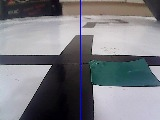
#> input picture rpi/desktop/roboliga/IMG-20240913-WA0082.jpg, 160 x 120 px, found by its file name
$ python test_camera.py
#> lines starting #> are read from the running program, lines starting #| are printed output that depends on the picture
import cv2
import numpy as np
# Cargar la imagen desde la ruta especificada
ruta_imagen = 'rpi//desktop//roboliga//IMG-20240913-WA0082.jpg'

imagen = cv2.imread(ruta_imagen)
#> imagen is the input picture: shape (120, 160, 3); mean B, G, R 129.8, 124.2, 123.7
imagen[:50, :, :] = 255
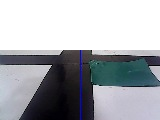
#> imagen: shape (120, 160, 3); mean B, G, R 175.4, 170.4, 167.6
# Convertir la imagen a espacio de color LAB para detectar el color verde
#> (the run stopped early here; a loop or call above may not have finished)

$ run again, with rpi/desktop/roboliga/IMG-20240913-WA0080.jpg copied over rpi/desktop/roboliga/IMG-20240913-WA0082.jpg
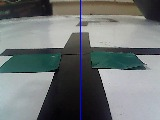
#> input picture rpi/desktop/roboliga/IMG-20240913-WA0080.jpg, 160 x 120 px, found by its file name
#> imagen is the input picture: shape (120, 160, 3); mean B, G, R 116.4, 116.3, 111
#> `imagen[:50, :, :] = 255`:
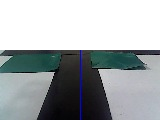
#> imagen: shape (120, 160, 3); mean B, G, R 171, 169.1, 163.9
